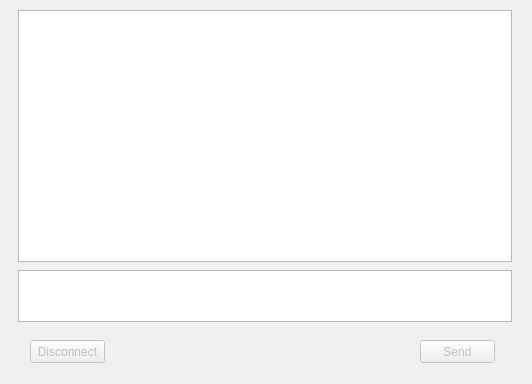
<?xml version="1.0" encoding="UTF-8"?>
<ui version="4.0">
 <class>ChatWidget</class>
 <widget class="QWidget" name="ChatWidget">
  <property name="geometry">
   <rect>
    <x>0</x>
    <y>0</y>
    <width>532</width>
    <height>384</height>
   </rect>
  </property>
  <property name="windowTitle">
   <string>Form</string>
  </property>
  <widget class="QPlainTextEdit" name="msgInput">
   <property name="enabled">
    <bool>true</bool>
   </property>
   <property name="geometry">
    <rect>
     <x>18</x>
     <y>270</y>
     <width>494</width>
     <height>52</height>
    </rect>
   </property>
   <property name="focusPolicy">
    <enum>Qt::StrongFocus</enum>
   </property>
  </widget>
  <widget class="QTextBrowser" name="msgOutput">
   <property name="geometry">
    <rect>
     <x>18</x>
     <y>10</y>
     <width>494</width>
     <height>252</height>
    </rect>
   </property>
  </widget>
  <widget class="QPushButton" name="sendButton">
   <property name="enabled">
    <bool>false</bool>
   </property>
   <property name="geometry">
    <rect>
     <x>420</x>
     <y>340</y>
     <width>75</width>
     <height>23</height>
    </rect>
   </property>
   <property name="text">
    <string>Send</string>
   </property>
   <property name="autoDefault">
    <bool>true</bool>
   </property>
  </widget>
  <widget class="QPushButton" name="connectionButton">
   <property name="enabled">
    <bool>false</bool>
   </property>
   <property name="geometry">
    <rect>
     <x>30</x>
     <y>340</y>
     <width>75</width>
     <height>23</height>
    </rect>
   </property>
   <property name="focusPolicy">
    <enum>Qt::ClickFocus</enum>
   </property>
   <property name="text">
    <string>Disconnect</string>
   </property>
  </widget>
 </widget>
 <resources/>
 <connections/>
</ui>
